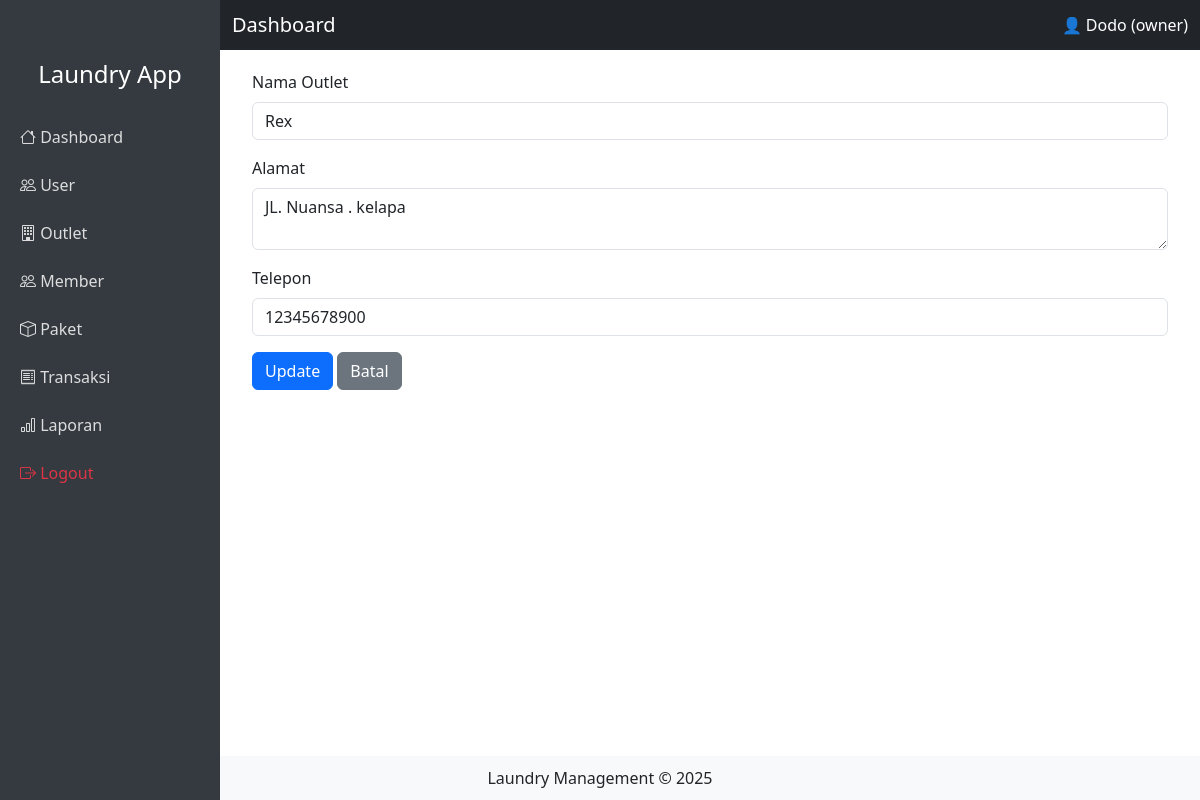
Page /pages/outlet/edit.php?id=1 (signed in) on the committed database.
### tables this page shows
CREATE TABLE `tb_outlet` (
  `id` int(11) NOT NULL,
  `nama_outlet` varchar(100) DEFAULT NULL,
  `alamat` text DEFAULT NULL,
  `tlp` varchar(15) DEFAULT NULL
);

### pages/outlet/edit.php (the view, shortened to what this page needs)
<?php
include "../../template/header.php";
include "../../config/database.php";
$id = $_GET['id'];
$data = mysqli_fetch_assoc(mysqli_query($conn, "SELECT * FROM tb_outlet WHERE id='$id'"));
?>
<div class="container-fluid">
  <h3 class="fw-bold mb-3">Edit Outlet</h3>
  <form method="POST">
    <div class="mb-3">
      <label class="form-label">Nama Outlet</label>
      <input type="text" name="nama_outlet" value="<?= $data['nama_outlet']; ?>" class="form-control" required>
    </div>
    <div class="mb-3">
      <label class="form-label">Alamat</label>
      <textarea name="alamat" class="form-control" required><?= $data['alamat']; ?></textarea>
    </div>
    <div class="mb-3">
      <label class="form-label">Telepon</label>
      <input type="text" name="tlp" value="<?= $data['tlp']; ?>" class="form-control" required>
    </div>
    <button type="submit" name="update" class="btn btn-primary">Update</button>
    <a href="index.php" class="btn btn-secondary">Batal</a>
  </form>
</div>
<?php include "../../template/footer.php"; ?>

### template/header.php (style rules this page uses)
body { min-height: 100vh; display: flex; flex-direction: column; }

### rows in the picture
tb_outlet: nama_outlet "Rex", alamat "JL. Nuansa . kelapa", tlp "12345678900"

### other values in the picture
$_SESSION['nama'] "Dodo"
$_SESSION['role'] "owner"
